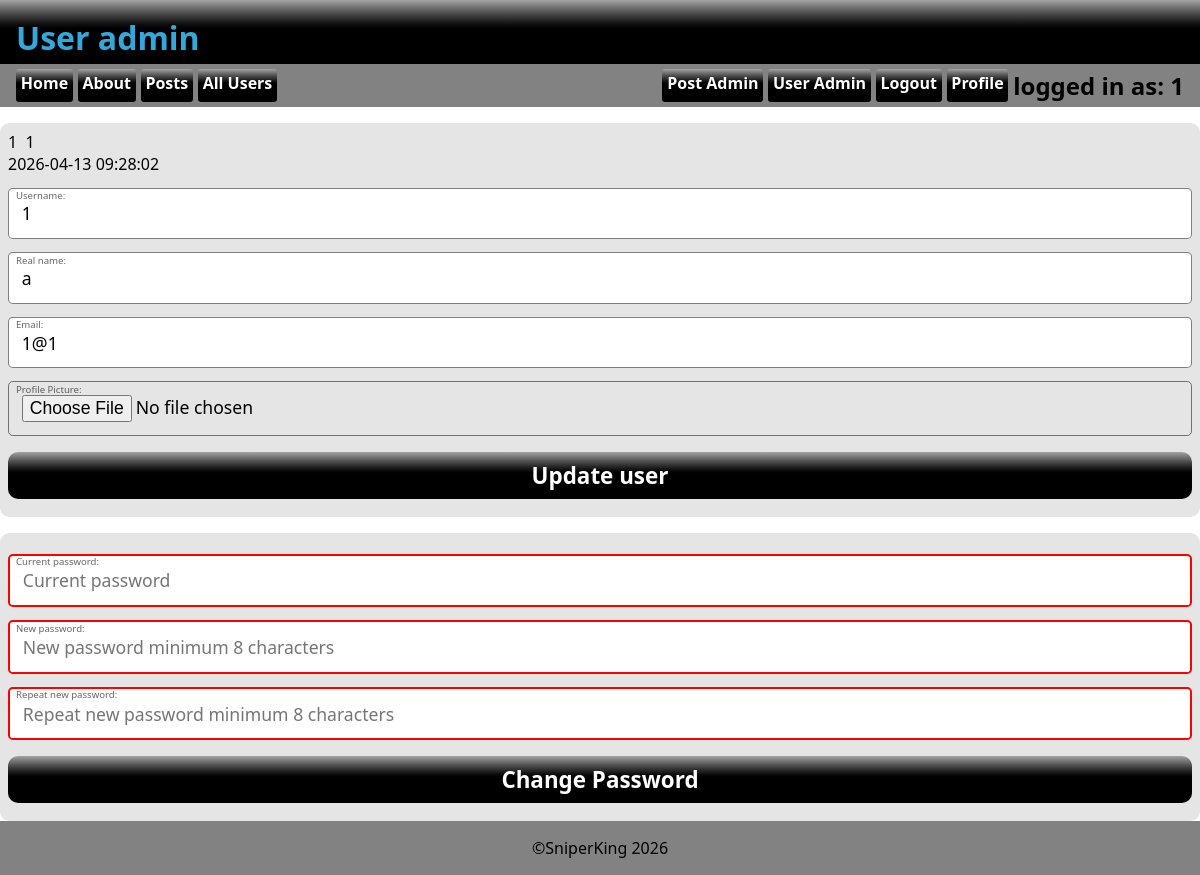
The page /useradmin.php?edit=1&from=profile (signed in) on the database its author committed.
### tables this page shows
CREATE TABLE `tbl_user` (
  `id` int(11) NOT NULL,
  `created` timestamp NOT NULL DEFAULT current_timestamp(),
  `lastlogin` timestamp NOT NULL DEFAULT current_timestamp(),
  `mail` varchar(255) NOT NULL,
  `password` varchar(255) NOT NULL,
  `realname` varchar(255) NOT NULL,
  `userlevel` int(11) NOT NULL DEFAULT 10,
  `username` varchar(255) NOT NULL,
  `profileimageid` int(11) DEFAULT NULL
);

### asset.php (called while the page is built, shortened)
<?php
$db_host="localhost";
$db_user="root";
$db_pass="";
$db_name="chatforum";
$conn=mysqli_connect($db_host, $db_user, $db_pass, $db_name);
function isLevel($level){
    if(isset($_SESSION['level'])){
        if(intval($_SESSION['level'])>=$level){
            return true;
        }else{
            return false;
        }
    }else{
        return false;
    }
}
function getUsername(){
    global $conn;
    $userid=$_SESSION['id'];
    $sql="SELECT username FROM tbl_user WHERE id=$userid";
    $result=mysqli_query($conn, $sql);
    $row=mysqli_fetch_assoc($result);
    if(mysqli_num_rows($result)>0){
        return $row['username'];
    }else{
        return "Guest";
    }
}
?>

### useradmin.php (the view, shortened to what this page needs)
<!DOCTYPE html>
<?php require_once("asset.php"); ?>
<html lang="en">
<head>
    <link rel="stylesheet" href="style.css">
</head>
<body>
    <header>
        <h1>User admin</h1>
    </header>
    <?php require_once("_nav.php"); ?>
    <main>
        <?php  if(isset($_GET['edit'])): ?>
            <?php
                $id=intval($_GET['edit']);
                $sql="SELECT * FROM tbl_user WHERE id=$id";
                $result=mysqli_query($conn, $sql);
                $user_data=mysqli_fetch_assoc($result);
            ?>
        <form action="useradmin.php" method="POST" enctype="multipart/form-data">
            <div class="user_data"><?=$id?>&nbsp;&nbsp;<?=$user_data['username']?><br><?=$user_data['created']?></div>
            <?php if(isset($_GET['from'])): ?>
            <label for="username">Username:</label>
            <input type="text" name="username" id="username" value="<?=$user_data['username']?>" required>
            <?php else: ?>
            <input type="hidden" name="username" value="<?=$user_data['username']?>">
            <?php endif; ?>
            <label for="realname">Real name:</label>
            <input type="text" name="realname" id="realname" value="<?=$user_data['realname']?>">
            <label for="mail">Email:</label>
            <input type="email" name="mail" id="mail" value="<?=$user_data['mail']?>">
            <label for="profileimage">Profile Picture:</label>
            <input type="file" name="profileimage" accept="image/*">
            <input type="submit" name="btn_edit" value="Update user" class="registrbttn">
        </form>
        <?php if(isset($_GET['from'])){?>
            <form action="useradmin.php" method="POST">
                <label for="oldpassword">Current password:</label>
                <input type="password" name="oldpassword" id="oldpassword" placeholder="Current password" required>
                <label for="password">New password:</label>
                <input type="password" name="password" id="password" placeholder="New password minimum 8 characters" required pattern=".{8,}">
                <label for="password2">Repeat new password:</label>
                <input type="password" name="password2" id="password2" placeholder="Repeat new password minimum 8 characters" required pattern=".{8,}">
                <input type="submit" name="btn_edit_pass" id="btn_edit_pass" value="Change Password" class="registrbttn">
            </form>
        <?php } ?>
            <?php endif; ?>
    </main>
    <?php require_once("_footer.php"); ?>
</body>
</html>

### _nav.php
<nav>
    <?php require_once("asset.php"); ?>
    <a href="index.php">Home</a>
    <a href="about.php">About</a>
    <a href="posts.php">Posts</a>
    <?php if(isLevel(10)):?>
        <a href="profiles.php">All Users</a>
    <?php endif; ?>
    <div class="fill"></div>
    <?php if(isLevel(1000)):?>
        <a href="postadmin.php">Post Admin</a>
        <?php if(isLevel(10000)){?>
        <a href="useradmin.php">User Admin</a>
    <?php }endif; ?>
    <?php if(!isLevel(10)){?>
    <a href="register.php?thelink=<?=urlencode($_SERVER['REQUEST_URI'])?>">Register</a>
    <button class="loginbttn" popovertarget="login">Login</button>
    <?php }else{ ?>
    <a href="_login.php?logout=1&thelink=<?=urlencode($_SERVER['REQUEST_URI'])?>">Logout</a>
    <a href="profile.php">Profile</a>
    <div class="userinfo">
        <h2>logged in as: <?=getUsername()?></h2>
    <?php } ?>
</nav>

### style.css (style rules this page uses)
:root { --clr_back_header:oklch(0% 0 0); --clr_header:oklch(69.244% 0.12452 231.268); --clr_back_nav:oklch(60.662% 0.00007 271.152); --clr_back_footer:var(--clr_back_nav); }
*, *:before, *:after { margin: 0; padding: 0; box-sizing: border-box; }
body { height:100dvh; display:flex; flex-direction: column; font-family: system-ui, sans-serif; }
header { background: linear-gradient(to bottom, oklch(71.871% 0.00008 271.152),var(--clr_back_header) ,var(--clr_back_header)); color:var(--clr_header); height:4rem; padding: 1rem; }
main { flex-grow: 5; display:flex; flex-direction: column; gap:1rem; padding-top: 1rem; }
:root { --formborder: rgb(0, 0, 0, .5); --formback: rgb(0, 0, 0, .1); --formlabelcolor: rgb(0, 0, 0, .6) }
form { position: relative; display: flex; flex-direction: column; width: 100%; padding: .5rem; background: var(--formback); border-radius: .6rem; margin-left: auto; margin-right: auto; }
label { position: relative; top: .9rem; left: .5rem; font: .6rem system-ui; color: var(--formlabelcolor); }
input[type="submit"], input[type="button"], button { margin-top: 1rem; margin-bottom: .6rem; padding: .5rem; }

### rows shown on the page
tbl_user: username "1", created "2026-04-13 09:28:02", realname "a", mail "1@1"

### other values the page prints
$id "1"
